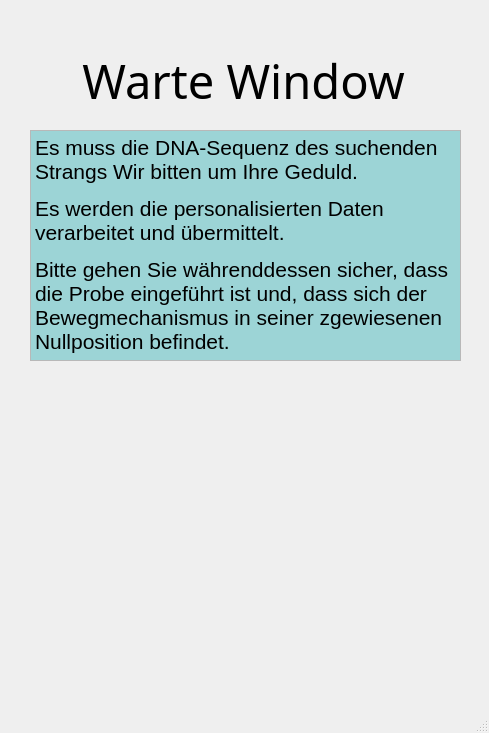
<?xml version="1.0" encoding="UTF-8"?>
<ui version="4.0">
 <class>Voraussetzung</class>
 <widget class="QMainWindow" name="Voraussetzung">
  <property name="geometry">
   <rect>
    <x>0</x>
    <y>0</y>
    <width>489</width>
    <height>733</height>
   </rect>
  </property>
  <property name="windowTitle">
   <string>Voraussetzungen</string>
  </property>
  <widget class="QWidget" name="centralwidget">
   <widget class="QTextEdit" name="textEdit">
    <property name="geometry">
     <rect>
      <x>30</x>
      <y>130</y>
      <width>431</width>
      <height>231</height>
     </rect>
    </property>
    <property name="readOnly">
     <bool>true</bool>
    </property>
    <property name="html">
     <string>&lt;!DOCTYPE HTML PUBLIC &quot;-//W3C//DTD HTML 4.0//EN&quot; &quot;http://www.w3.org/TR/REC-html40/strict.dtd&quot;&gt;
&lt;html&gt;&lt;head&gt;&lt;meta name=&quot;qrichtext&quot; content=&quot;1&quot; /&gt;&lt;meta charset=&quot;utf-8&quot; /&gt;&lt;style type=&quot;text/css&quot;&gt;
p, li { white-space: pre-wrap; }
hr { height: 1px; border-width: 0; }
li.unchecked::marker { content: &quot;\2610&quot;; }
li.checked::marker { content: &quot;\2612&quot;; }
&lt;/style&gt;&lt;/head&gt;&lt;body style=&quot; font-family:'Segoe UI'; font-size:9pt; font-weight:400; font-style:normal;&quot; bgcolor=&quot;#9cd4d6&quot;&gt;
&lt;p style=&quot; margin-top:12px; margin-bottom:12px; margin-left:0px; margin-right:0px; -qt-block-indent:0; text-indent:0px;&quot;&gt;&lt;span style=&quot; font-family:'Arial','sans-serif'; font-size:16pt;&quot;&gt;Es muss die DNA-Sequenz des suchenden Strangs Wir bitten um Ihre Geduld.&lt;/span&gt;&lt;/p&gt;
&lt;p style=&quot; margin-top:12px; margin-bottom:12px; margin-left:0px; margin-right:0px; -qt-block-indent:0; text-indent:0px;&quot;&gt;&lt;span style=&quot; font-family:'Arial','sans-serif'; font-size:16pt;&quot;&gt;Es werden die personalisierten Daten verarbeitet und übermittelt.&lt;/span&gt;&lt;/p&gt;
&lt;p style=&quot; margin-top:12px; margin-bottom:12px; margin-left:0px; margin-right:0px; -qt-block-indent:0; text-indent:0px;&quot;&gt;&lt;span style=&quot; font-family:'Arial','sans-serif'; font-size:16pt;&quot;&gt;Bitte gehen Sie währenddessen sicher, dass die Probe eingeführt ist und, dass sich der Bewegmechanismus in seiner zgewiesenen Nullposition befindet.&lt;/span&gt;&lt;/p&gt;&lt;/body&gt;&lt;/html&gt;</string>
    </property>
   </widget>
   <widget class="QLabel" name="label">
    <property name="geometry">
     <rect>
      <x>-2</x>
      <y>50</y>
      <width>491</width>
      <height>61</height>
     </rect>
    </property>
    <property name="font">
     <font>
      <family>Tw Cen MT</family>
      <pointsize>35</pointsize>
      <bold>false</bold>
     </font>
    </property>
    <property name="text">
     <string>Warte Window</string>
    </property>
    <property name="alignment">
     <set>Qt::AlignCenter</set>
    </property>
   </widget>
   <widget class="QLabel" name="lbl_loading">
    <property name="geometry">
     <rect>
      <x>150</x>
      <y>440</y>
      <width>161</width>
      <height>131</height>
     </rect>
    </property>
    <property name="text">
     <string/>
    </property>
   </widget>
  </widget>
  <widget class="QMenuBar" name="menubar">
   <property name="geometry">
    <rect>
     <x>0</x>
     <y>0</y>
     <width>489</width>
     <height>22</height>
    </rect>
   </property>
  </widget>
  <widget class="QStatusBar" name="statusbar"/>
 </widget>
 <resources/>
 <connections/>
</ui>
